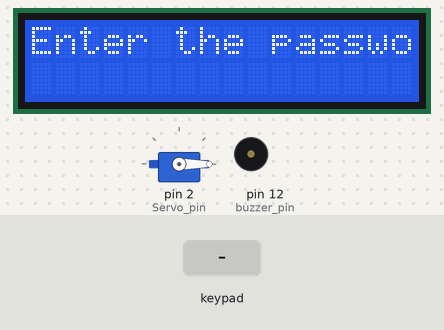
Recording of a sketch running on a simulated Arduino Uno, built with avr-gcc and run on an emulated ATmega328P. On the bench: servo, 16×2 character LCD, buzzer (waves = sounding). Inputs (shaded band) come from the test bench.

Above: at 1.2 s.
1.3 s: keypad keys 1 0 9 8 7 # pressed 0.4 s apart
At 4.0 s:
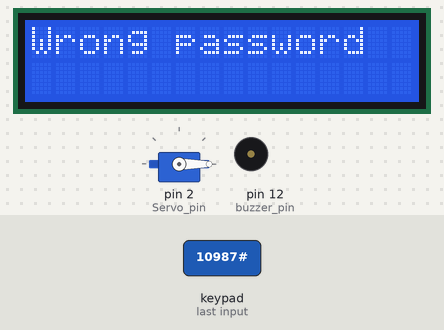
5.2 s: keypad keys 1 2 3 4 # pressed 0.4 s apart
At 7.9 s:
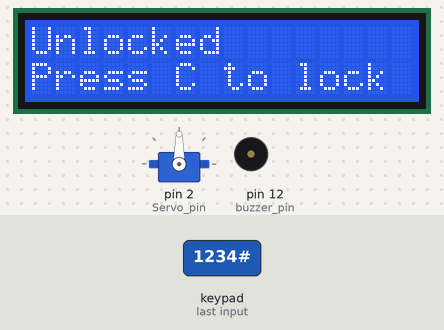
8.7 s: keypad keys 6 5 4 3 # pressed 0.4 s apart
At 8.9 s:
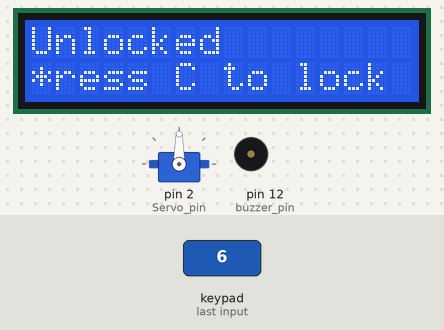
12.2 s: key 'C' pressed
At 12.6 s:
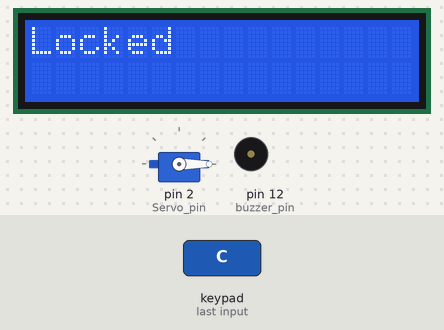
14.2 s: key '1' pressed
At 15.0 s:
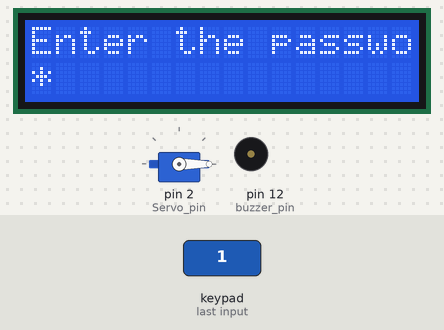
15.7 s: keypad keys 1 0 9 8 7 pressed 0.4 s apart
At 18.6 s:
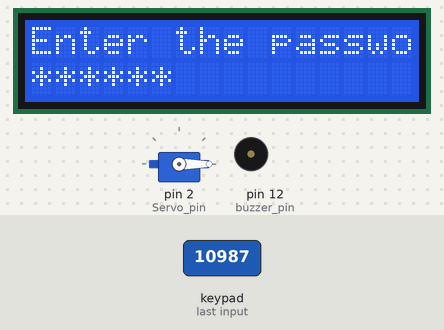
Timing chart, 0 to 20.1 s (numbered marks = the images above; inputs shaded):
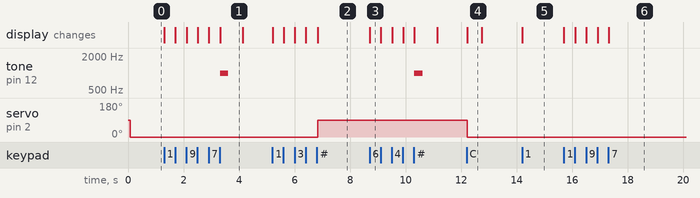

Measured:
- after the input at 1.3 s, tone on pin 12 (buzzer_pin): silent → 1000 Hz after 2.0 s, → silent 0.30 s later; the display: first changes at once (image 1 shows a later state)
- after the input at 5.2 s, servo on pin 2 (Servo_pin): 0° → 90° after 1.6 s; the display: first changes at once (image 2 shows a later state)
- after the input at 8.7 s, tone on pin 12 (buzzer_pin): silent → 1000 Hz after 1.6 s, → silent 0.30 s later; the display: changes at once (image 3)
- after the input at 12.2 s, servo on pin 2 (Servo_pin): 90° → 0° at once; the display: changes at once (image 4)
- after the input at 14.2 s, the display: changes at once (image 5)
- after the input at 15.7 s, the display: first changes at once (image 6 shows a later state)
- what the display in image 1 shows lasts 0.8 s, from 3.3 s to 4.1 s

The sketch:

sketch.ino
```cpp
#include <Keypad.h>
#include <LiquidCrystal_I2C.h>
#include <Servo.h>
#define Servo_pin 2

const int rows = 4;
const int cols = 4;
char keyss[rows][cols] = {
  {'1','2','3','A'},
  {'4','5','6','B'},
  {'7','8','9','C'},
  {'*','0','#','D'}
};
byte rowpins[rows] = {10,9,8,7};
byte colpins[cols] = {6,5,4,3};

Keypad keypad = Keypad(makeKeymap(keyss), rowpins, colpins, rows, cols);
LiquidCrystal_I2C lcd(0x27,16,2);
Servo Servolock;

const int buzzer_pin = 12;
bool Unlocked = false;
String password = "1234";
String inputpassword = "";

void setup() {
  Servolock.attach(Servo_pin);
  lcd.init();
  lcd.backlight();
  Servolock.write(0); // Locked
  lcd.setCursor(0,0);
  lcd.print("Enter the password:");
  pinMode(buzzer_pin,OUTPUT);
}

void loop() {
  char key = keypad.getKey();

  if (key) {
    // Handle number input
    if ((key >= '0') && (key <= '9')) {
      inputpassword += key;
      lcd.setCursor(0,1);
      for (int i=0; i<inputpassword.length(); i++) {
        lcd.print("*");
      }
    }

    // Clear input
    if (key == '*') {
      inputpassword = "";
      lcd.clear();
      lcd.setCursor(0,0);
      lcd.print("Enter the password:");
    }

    // Submit password
    if (key == '#') {
      if (inputpassword == password) {
        Servolock.write(90);
        Unlocked = true;
        lcd.clear();
        lcd.setCursor(0,0);
        lcd.print("Unlocked");
        lcd.setCursor(0,1);
        lcd.print("Press C to lock");
      } else {
        lcd.clear();
        lcd.setCursor(0,0);
        lcd.print("Wrong password");
        tone(buzzer_pin, 1000);
        delay(300);
        noTone(buzzer_pin);
        delay(500);
        lcd.clear();
        lcd.setCursor(0,0);
        lcd.print("Enter the password:");
      }
      inputpassword = "";
    }

    // Lock if 'C' is pressed
    if (key == 'C' && Unlocked) {
      Servolock.write(0);
      Unlocked = false;
      lcd.clear();
      lcd.setCursor(0,0);
      lcd.print("Locked");
      delay(500);
      lcd.clear();
      lcd.setCursor(0,0);
      lcd.print("Enter the password:");
    }
  }
}
```
